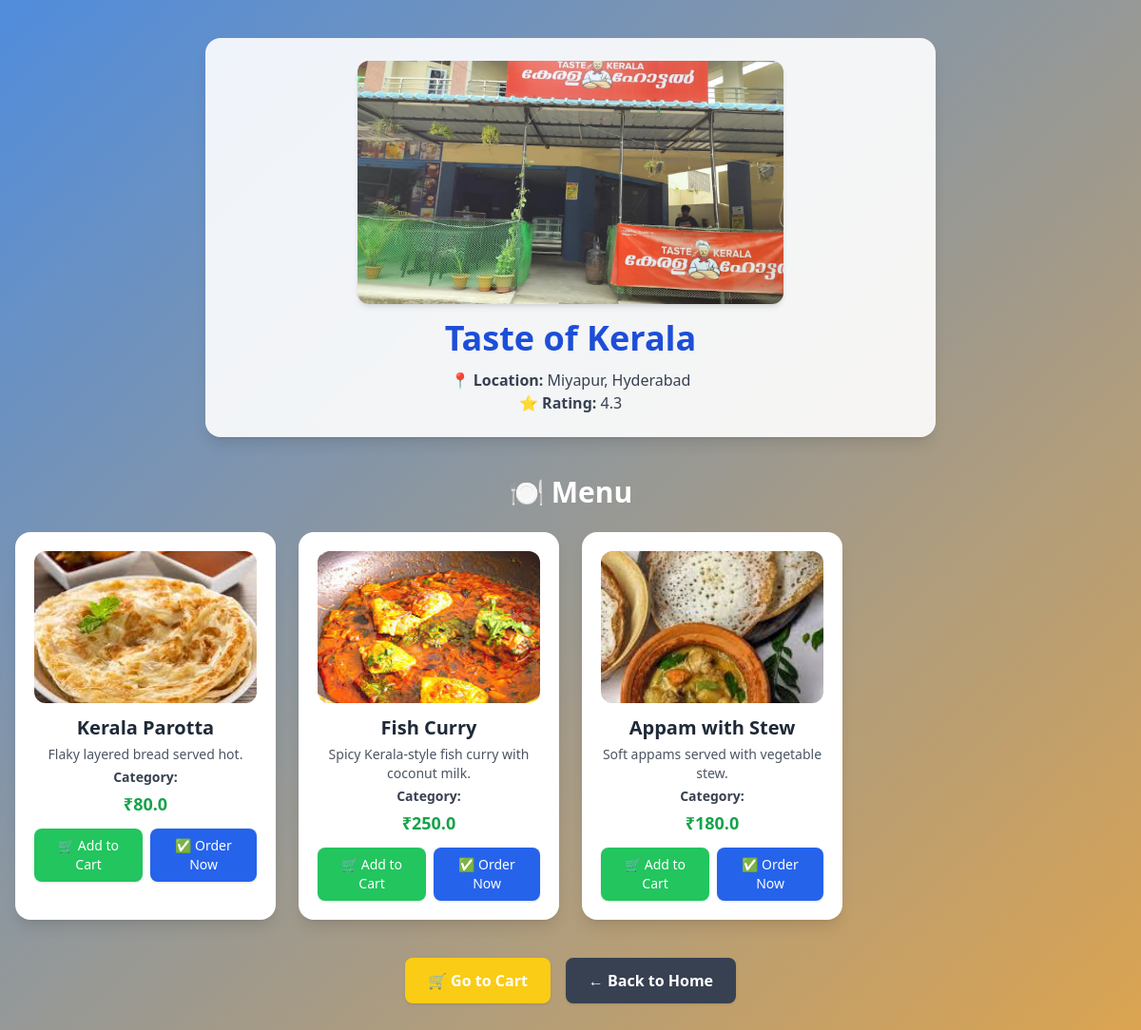
The app's page /restaurant/21/ with its own data.
### tesstapp/models.py (models this page shows, shortened)
class Restaurant(models.Model):
    name = models.CharField(max_length=100)
    location = models.CharField(max_length=100)
    rating = models.FloatField(default=0.0)
    image = models.ImageField(upload_to='restro-images/', null=True, blank=True)

class FoodItem(models.Model):
    restaurant = models.ForeignKey(Restaurant, on_delete=models.CASCADE, related_name='menu')
    name = models.CharField(max_length=100)
    price = models.FloatField()
    description = models.TextField(blank=True, null=True)
    image = models.ImageField(upload_to='food_items/', null=True, blank=True)

### tesstapp/views.py (the view)
# urls.py: path('restaurant/<int:restaurant_id>/', views.restaurant_menu, name='restaurant_menu'),
def restaurant_menu(request, restaurant_id):
    restaurant = get_object_or_404(Restaurant, id=restaurant_id)
    food_items = FoodItem.objects.filter(restaurant=restaurant)
    context = {
        'restaurant': restaurant,
        'food_items': food_items,
    }
    return render(request, 'tesstapp/restaurant_menu.html', context)

### templates/tesstapp/restaurant_menu.html (shortened to what this page needs)
{% load static %}
<!DOCTYPE html>
<html lang="en">
<head>
  <script src="https://cdn.tailwindcss.com"></script>
</head>
<body class="text-gray-800 flex flex-col items-center py-10 px-4">
  <div class="bg-white/90 backdrop-blur-sm shadow-lg rounded-2xl p-6 text-center max-w-3xl w-full mb-10">
    {% if restaurant.image %}
      <img src="{{ restaurant.image.url }}" alt="{{ restaurant.name }}"
           class="mx-auto w-full max-w-md h-64 object-cover rounded-xl mb-4 shadow-md">
    {% else %}
      <img src="{% static 'tesstapp/default_restaurant.png' %}"
           alt="No image available"
           class="mx-auto w-full max-w-md h-64 object-cover rounded-xl mb-4 shadow-md">
    {% endif %}
    <h1 class="text-4xl font-bold text-blue-700 mb-2">{{ restaurant.name }}</h1>
    <p class="text-gray-700"><strong>📍 Location:</strong> {{ restaurant.location }}</p>
    <p class="text-gray-700"><strong>⭐ Rating:</strong> {{ restaurant.rating }}</p>
  </div>
  <h2 class="text-3xl font-bold text-white mb-6">🍽️ Menu</h2>
  <div class="grid grid-cols-1 sm:grid-cols-2 md:grid-cols-3 lg:grid-cols-4 gap-6 max-w-7xl">
    {% for food in food_items %}
      <div class="food-card bg-white rounded-2xl shadow-lg p-5 text-center hover:shadow-2xl transition">
        {% if food.image %}
          <img src="{{ food.image.url }}" alt="{{ food.name }}" class="mx-auto w-full h-40 object-cover rounded-xl mb-3">
        {% else %}
          <img src="{% static 'tesstapp/default_food.png' %}" alt="No image available"
               class="mx-auto w-full h-40 object-cover rounded-xl mb-3">
        {% endif %}
        <h3 class="text-xl font-semibold mb-1">{{ food.name }}</h3>
        {% if food.description %}
          <p class="text-gray-600 text-sm mb-1">{{ food.description }}</p>
        {% endif %}
        <p class="text-gray-700 text-sm mb-1"><strong>Category:</strong> {{ food.category }}</p>
        <p class="text-lg font-bold text-green-600 mb-3">₹{{ food.price }}</p>
        <div class="flex justify-center gap-2">
          <form method="post" action="{% url 'add_to_cart' food.id %}">
            <button type="submit"
                    class="bg-green-500 hover:bg-green-600 text-white px-3 py-2 rounded-lg shadow text-sm">
              🛒 Add to Cart
            </button>
          </form>
          <form method="post" action="{% url 'order' restaurant.id %}">
              <button class="order-now-btn bg-blue-600 hover:bg-blue-700 text-white px-3 py-2 rounded-lg shadow text-sm" data-restaurant-id="{{ restaurant.id }}"> ✅ Order Now</button>
          </form>
        </div>
      </div>
    {% empty %}
      <p class="text-white text-lg text-center col-span-full">No menu items available.</p>
    {% endfor %}
  </div>
  <div class="mt-10 flex gap-4 flex-wrap justify-center">
    <a href="{% url 'cart_page' %}"
       class="bg-yellow-400 hover:bg-yellow-500 text-white px-6 py-3 rounded-lg font-semibold shadow">
      🛒 Go to Cart
    </a>
    <a href="{% url 'home_page' %}"
       class="bg-gray-700 hover:bg-gray-800 text-white px-6 py-3 rounded-lg font-semibold shadow">
      ← Back to Home
    </a>
  </div>
</body>
</html>

### templates/tesstapp/restaurant_menu.html (style rules this page uses)
html, body { margin: 0; padding: 0; min-height: 100vh; background: linear-gradient(to bottom right, rgba(73, 136, 219, 0.8), rgba(218, 160, 73, 0.8)); background-attachment: fixed; }

### records on screen
Restaurant: image (picture), name "Taste of Kerala", location "Miyapur, Hyderabad", rating "4.3"
FoodItem: image (picture), name "Kerala Parotta", description "Flaky layered bread served hot.", price "80.0"
FoodItem: image (picture), name "Fish Curry", description "Spicy Kerala-style fish curry with coconut milk.", price "250.0"
FoodItem: image (picture), name "Appam with Stew", description "Soft appams served with vegetable stew.", price "180.0"
